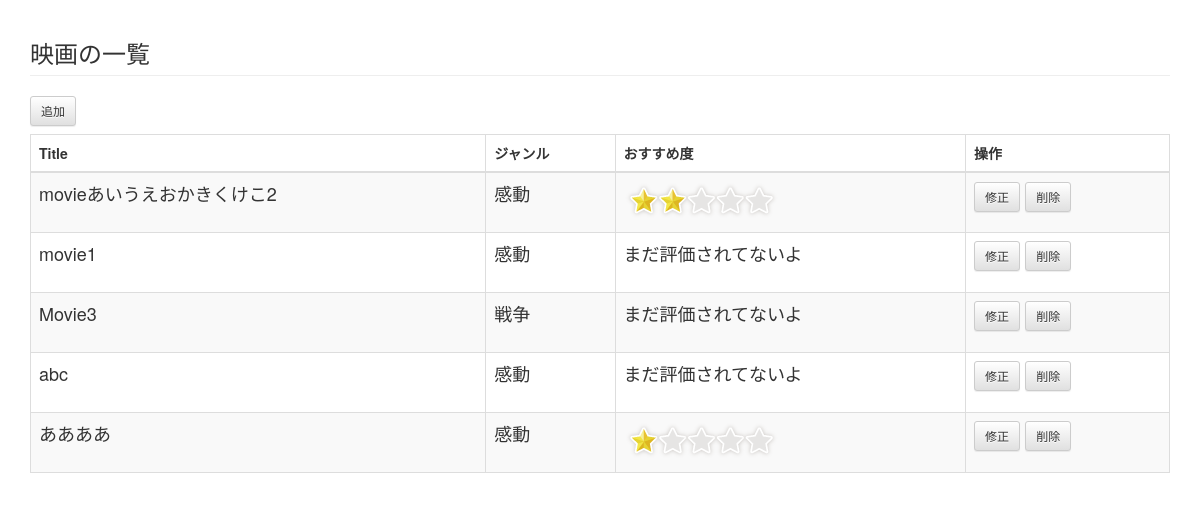
The app's page /movie_list/ with its own data.
### movie_list/models.py (models this page shows, shortened)
class Movie(models.Model):
	title = models.CharField(max_length=200)
	genre = models.ForeignKey(Genre, default=1)
	NUM_STARS_CHOICE = (
		(0,0),
		(1,1),
		(2,2),
		(3,3),
		(4,4),
		(5,5),
	)
	num_stars = models.IntegerField(choices=NUM_STARS_CHOICE)
	pic = models.ImageField(upload_to=os.path.join(settings.MEDIA_ROOT, "upload"), default=os.path.join(settings.MEDIA_ROOT, 'default_image.png'))
	note = models.TextField(blank=True)
	regist_date = models.DateTimeField('date registered', default=django.utils.timezone.now)

class Genre(models.Model):
	name = models.CharField(max_length=200, unique=True)
	def __str__(self):
		return self.name

### movie_list/views.py (the view)
def index(request):
	movies = Movie.objects.all().order_by('id')
	return render_to_response('movie_list/movie_list.html',
								{'movies': movies},
								context_instance=RequestContext(request))

### movie_list/templates/movie_list/movie_list.html (shortened to what this page needs)
{% extends "base.html" %}
{% block content %}
	<h3 class="page-header">映画の一覧</h3>
	<a href="{% url 'movie_list:movie_add' %}" class="btn btn-default btn-sm">追加</a>
	<table class="table table-striped table-bordered">
		<thead>
			<tr>
				<th>Title</th>
				<th>ジャンル</th>
				<th>おすすめ度</th>
				<th>操作</th>
			</tr>
		</thead>
		<tbody>
			{% for movie in movies %}
			<tr>
				<td>{{ movie.title }}</td>
				<td>{{ movie.genre }}</td>
				{% if movie.num_stars == 0 %}
					<td>まだ評価されてないよ</td>
				{% else %}
					<td><img src="/media/stars/star{{movie.num_stars}}.png"</img></td>
				{% endif %}
				<td>
					<a href="{% url 'movie_list:movie_edit' movie_id=movie.id %}" class="btn btn-default btn-sm">修正</a>
					<a href="{% url 'movie_list:movie_del' movie_id=movie.id %}" class="btn btn-default btn-sm">削除</a>
				</td>
			</tr>
			{% endfor %}
		</tbody>
	</table>
{% endblock content %}

### movie_list/templates/base.html (shortened to what this page needs)
{% load staticfiles %}
<!DOCTYPE html>
<html lang="{{ LANGUAGE_CODE|default:"en-us" }}">
	<head>
		<link href="{% static 'css/bootstrap.min.css' %}" rel="stylesheet">
		<link href="{% static 'css/bootstrap-theme.min.css' %}" rel="stylesheet">
	</head>
	<body>
		<div class="container">
			{% block content %}{% endblock %}
		</div>
	</body>
</html>

### movie_list/templates/movie_list/movie_list.html (style rules this page uses)
table { margin-top: 8px; }
td { height: 60px; font-size: 18px; vertical-align: middle; }

### records on screen
Movie: title "movieあいうえおかきくけこ2", genre "感動", shows a picture
Movie: title "movie1", genre "感動", num_stars "まだ評価されてないよ"
Movie: title "Movie3", genre "戦争", num_stars "まだ評価されてないよ"
Movie: title "abc", genre "感動", num_stars "まだ評価されてないよ"
Movie: title "ああああ", genre "感動", shows a picture
